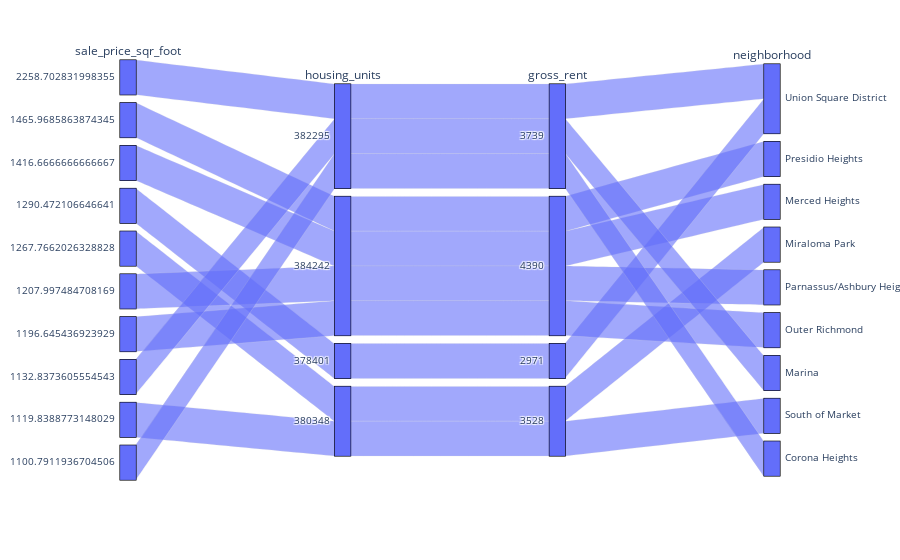

Notebook source saved alongside this figure:
### Code cell
# Parallel Coordinates Plot
px.parallel_categories(sfo_data_neighborhood, dimensions=['sale_price_sqr_foot', 'housing_units', 'gross_rent', 'neighborhood'])

### Figure 1 — Plotly figure (JSON) as saved in the notebook; plotly's stock layout.template omitted (floating-point values rounded to 4 significant figures)
{"data": [{"dimensions": [{"label": "sale_price_sqr_foot", "values": [2259.0, 1466.0, 1417.0, 1290.0, 1268.0, 1208.0, 1197.0, 1133.0, 1120.0, 1101.0]}, {"label": "housing_units", "values": [382295, 384242, 384242, 378401, 380348, 384242, 384242, 382295, 380348, 382295]}, {"label": "gross_rent", "values": [3739, 4390, 4390, 2971, 3528, 4390, 4390, 3739, 3528, 3739]}, {"label": "neighborhood", "values": ["Union Square District", "Presidio Heights", "Merced Heights", "Union Square District", "Miraloma Park", "Parnassus/Ashbury Heights", "Outer Richmond ", "Marina", "South of Market", "Corona Heights"]}], "domain": {"x": [0, 1], "y": [0, 1]}, "name": "", "type": "parcats"}], "layout": {"autosize": true, "legend": {"tracegroupgap": 0}, "margin": {"t": 60}}}
